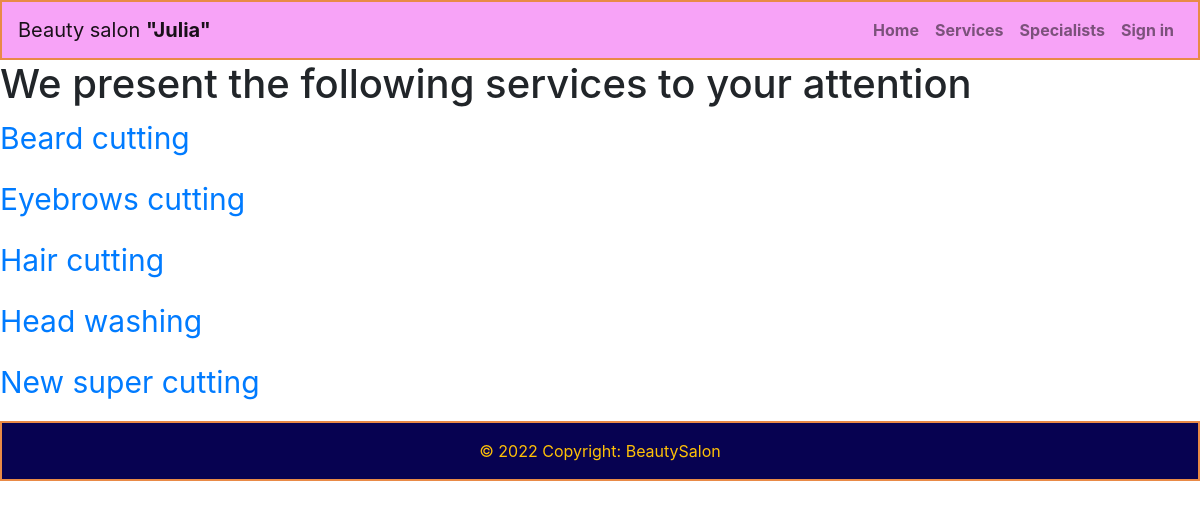
Page /services/ on the committed database.
### salon/models.py (models this page shows, shortened)
class Service(models.Model):
    name = models.CharField(max_length=250, unique=True)
    price = models.FloatField()
    duration = models.IntegerField()

### salon/views.py (the view)
# urls.py: path('services/', views.services, name='services'),
def services(request):
    all_services = {}
    try:
        all_services = Service.objects.filter(specialist__status=2,
                                              specialist__workschedule__end_time__range=(CURRENT_TIME, REQUIRED_PERIOD)
                                              ).distinct().order_by('name')
    except Exception as err:
        print(err)
    return render(request, 'salon/services.html', {'services': all_services})

### salon/templates/salon/services.html (shortened to what this page needs)
{% extends 'salon/base.html' %}
{% load static %}
{% block content %}
<h1>We present the following services to your attention</h1>
{% for service in services %}
    <p style="font-size: 30px"><a href="{{service.name}}/">{{service.name}}</a></p>
{% endfor %}
{% endblock %}

### rows in the picture
Service: name "Beard cutting"
Service: name "Eyebrows cutting"
Service: name "Hair cutting"
Service: name "Head washing"
Service: name "New super cutting"
